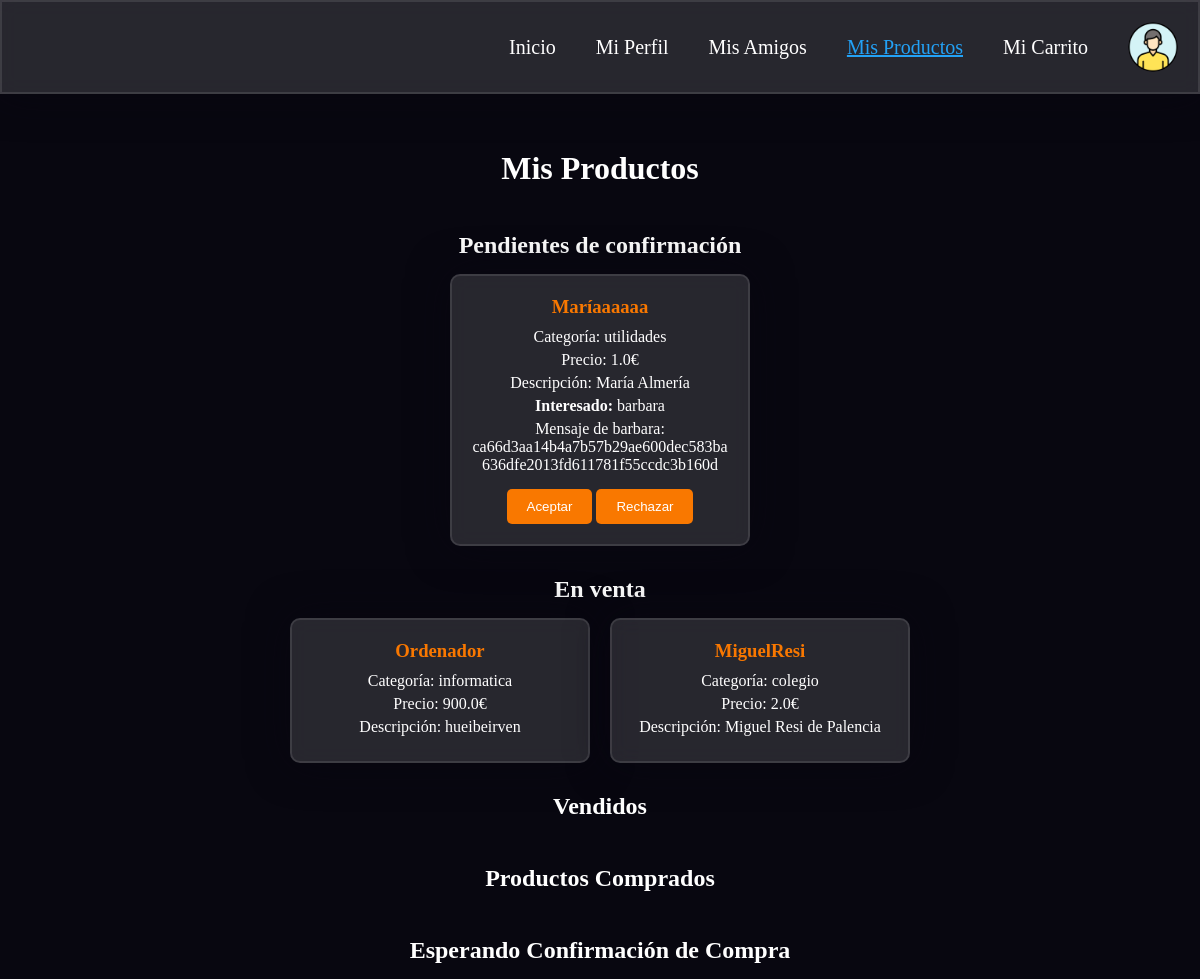
Screenshot of /productos (signed in) with the database file from the repository.
### app.py (models this page shows)
class Product(db.Model):
    __tablename__ = 'products'
    id = db.Column(db.Integer, primary_key=True)
    name = db.Column(db.String(80), nullable=False)
    category = db.Column(db.String(80), nullable=False)
    price = db.Column(db.Float, nullable=False)
    description = db.Column(db.String(200), nullable=False)
    status = db.Column(db.String(20), nullable=False, default='en venta')
    seller_id = db.Column(db.Integer, db.ForeignKey('users.id'), nullable=False)
    buyer_id = db.Column(db.Integer, db.ForeignKey('users.id'), nullable=True)
    message = db.Column(db.String(200), nullable=True)
    created_at = db.Column(db.String(120), nullable=False)

class User(db.Model):
    __tablename__ = 'users'
    id = db.Column(db.Integer, primary_key=True)
    username = db.Column(db.String(80), unique=True, nullable=False)
    nombre = db.Column(db.String(80), nullable=False)
    ciudad = db.Column(db.String(80), nullable=False)
    email = db.Column(db.String(120), unique=True, nullable=False)
    bank_account = db.Column(db.String(50), nullable=False, default="")  # Usar cadena vacía como valor por defecto
    key = db.Column(db.String(64), nullable=False)
    salt = db.Column(db.String(32), nullable=False)
    created_at = db.Column(db.String(120), nullable=False)
    updated_at = db.Column(db.String(120), nullable=False)
    objetos_vendidos = db.Column(db.String(200), nullable=True, default="")
    objetos_comprados = db.Column(db.String(200), nullable=True, default="")
    products_sold = db.relationship('Product', backref='seller', lazy=True, foreign_keys='Product.seller_id')
    products_bought = db.relationship('Product', backref='buyer', lazy=True, foreign_keys='Product.buyer_id')

### app.py (the view)
@app.route('/productos')
def productos():
    user_id = session.get('user_id')
    productos_pendientes = Product.query.filter_by(seller_id=user_id, status='pendiente de confirmación').all()
    productos_en_venta = Product.query.filter_by(seller_id=user_id, status='en venta').all()
    productos_vendidos = Product.query.filter_by(seller_id=user_id, status='vendido').all()
    return render_template('productos.html',
                           productos_pendientes=productos_pendientes,
                           productos_en_venta=productos_en_venta,
                           productos_vendidos=productos_vendidos)

### templates/productos.html (shortened to what this page needs)
<!DOCTYPE html>
<html lang="en">
<head>
    <link rel="stylesheet" type="text/css" href="{{ url_for('static', filename='styles/productos.css') }}">
</head>
<body>
    <nav>
        <a href="{{ url_for('app_route') }}">Inicio</a>
        <a href="{{ url_for('perfil') }}">Mi Perfil</a>
        <a href="{{ url_for('amigos') }}">Mis Amigos</a>
        <a class="selected" href="{{ url_for('productos') }}">Mis Productos</a>
        <a href="{{ url_for('carrito') }}">Mi Carrito</a>
        <img src="{{ url_for('static', filename='imagenes/perfil.png') }}" alt="Perfil">
    </nav>
    <h1>Mis Productos</h1>
    <h2>Pendientes de confirmación</h2>
    <div class="product-list">
        {% for producto in productos_pendientes %}
            <div class="product-card">
                <h3>{{ producto.name }}</h3>
                <p>Categoría: {{ producto.category }}</p>
                <p>Precio: {{ producto.price }}€</p>
                <p>Descripción: {{ producto.description }}</p>
                <p><strong>Interesado:</strong> {{ producto.buyer.username }}</p>
                <p>Mensaje de {{ producto.buyer.username }}: {{producto.message}}</p>
                <form action="{{ url_for('validar_compra') }}" method="post" style="display: inline-block;">
                    <input type="submit" value="Aceptar">
                </form>
                <form action="{{ url_for('rechazar_compra') }}" method="post" style="display: inline-block;">
                    <input type="submit" value="Rechazar">
                </form>
            </div>
        {% endfor %}
    </div>
    <h2>En venta</h2>
    <div class="product-list">
        {% for producto in productos_en_venta %}
            <div class="product-card">
                <h3>{{ producto.name }}</h3>
                <p>Categoría: {{ producto.category }}</p>
                <p>Precio: {{ producto.price }}€</p>
                <p>Descripción: {{ producto.description }}</p>
            </div>
        {% endfor %}
    </div>
    <h2>Vendidos</h2>
    <h2>Productos Comprados</h2>
    <h2>Esperando Confirmación de Compra</h2>
</body>
</html>

### static/styles/productos.css (style rules this page uses)
*, *:before, *:after { padding: 0; margin: 0; box-sizing: border-box; }
body { background-color: #080710; display: flex; flex-direction: column; justify-content: flex-start; align-items: center; min-height: 100vh; overflow-y: auto; position: relative; }
nav { width: 100%; display: flex; justify-content: flex-end; align-items: center; background-color: rgba(255, 255, 255, 0.13); padding: 20px; border-radius: 0; backdrop-filter: blur(10px); border: 2px solid rgba(255, 255, 255, 0.1); box-shadow: 0 0 40px rgba(8, 7, 16, 0.6); position: fixed; top: 0; left: 0; z-index: 1000; }
nav a { color: #fff; text-decoration: none; margin: 0 20px; font-size: 20px; transition: transform 0.3s; }
nav img { width: 50px; height: 50px; border-radius: 50%; margin-left: 20px; }
.selected { color: #23a2f6; text-decoration: #23a2f6 underline; }
h1, h2 { text-align: center; color: #ffffff; margin-bottom: 15px; }
h1 { margin-top: 150px; }
h2 { margin-top: 30px; }
.product-list { display: flex; flex-wrap: wrap; gap: 20px; color: white; justify-content: center; }
.product-card { background-color: rgba(255, 255, 255, 0.13); border: 2px solid rgba(255, 255, 255, 0.1); border-radius: 10px; box-shadow: 0 0 40px rgba(8, 7, 16, 0.6); padding: 20px; width: 300px; text-align: center; backdrop-filter: blur(10px); }
.product-card h3 { color: #f97800; margin: 0 0 10px; }
.product-card p { margin: 5px 0; color: #ffffff; word-wrap: break-word; }
input[type="submit"] { background-color: #f97800; color: #fff; padding: 10px 20px; border: none; border-radius: 5px; cursor: pointer; transition: transform 0.3s; }
form { margin-top: 10px; }

### rows the page displays
Product: name "Maríaaaaaa", category "utilidades", price "1.0", description "María Almería", buyer.username "barbara", message "ca66d3aa14b4a7b57b29ae600dec583ba636dfe2013fd611781f55ccdc3b160d"
Product: name "Ordenador", category "informatica", price "900.0", description "hueibeirven"
Product: name "MiguelResi", category "colegio", price "2.0", description "Miguel Resi de Palencia"
